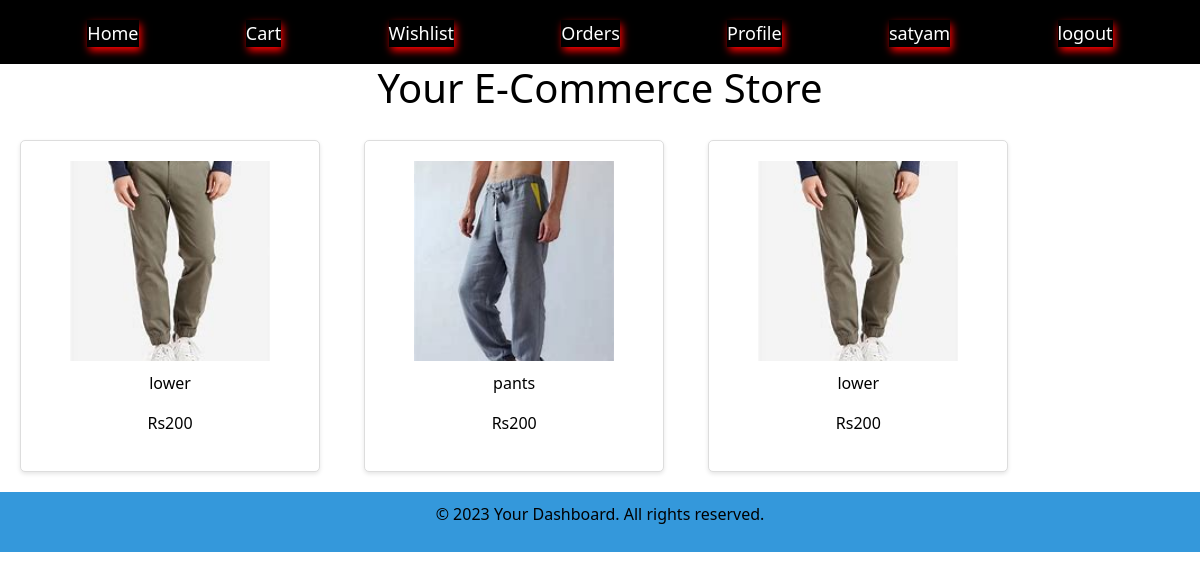
Page /order (signed in) on the committed database.
### ecom/models.py (models this page shows, shortened)
class Order(models.Model):
    user=models.ForeignKey(User,on_delete=models.CASCADE)
    customer=models.ForeignKey(Customer,on_delete=models.CASCADE)
    item=models.ForeignKey(Items,on_delete=models.CASCADE)
    payment=models.ForeignKey(Payment,on_delete=models.CASCADE)
    quantity=models.IntegerField(default=1)
    status = models.BooleanField(default=False)
    order_date=models.DateTimeField( auto_now_add=True)

class Items(models.Model):
    title=models.CharField(max_length=100)
    sell_price=models.IntegerField()
    description=models.TextField()
    image=models.ImageField(upload_to='images/')
    category=models.CharField(choices=cate,max_length=100,default='')

### ecom/views.py (the view)
# urls.py: path('order',views.order,name='order'),
@login_required
def order(request):
    user=request.user
    carts=Order.objects.filter(user=user)
    print(carts)
    return  render(request,'order.html',{'carts':carts})

### templates/order.html
{%extends 'base.html'%}
{%block content%}
    <h1>Your E-Commerce Store</h1>
    {% for cart in carts %}
    <div class="product">
        <img src="{{ cart.item.image.url }}" alt="Product 1">
        <p>{{ cart.item.title }}</p>
        <p>Rs{{ cart.item.sell_price }}</p>
    </div>
{%endfor%}
{%endblock%}

### templates/base.html (shortened to what this page needs)
{% load static %}
<!DOCTYPE html>
<html>
<head>
    <link rel="stylesheet" type="text/css" href="{% static 'css/styles.css' %}">
    <link href="https://cdn.jsdelivr.net/npm/bootstrap@5.1.3/dist/css/bootstrap.min.css" rel="stylesheet">
</head>
<body>
    {% block navbar %}
    <header>
        <nav>
            <ul>
                <li class="box-shadow"><a href="/dashboard">Home</a></li>
                <li class="box-shadow"><a href="/showCart">Cart</a></li>
                <li class="box-shadow"><a href="/wishlist">Wishlist</a></li>
                <li class="box-shadow"><a href="/order">Orders</a></li>
                <li class="box-shadow"><a href="/profile">Profile</a></li>
                {%if request.user is not none%}
                <li class="box-shadow"><a href="/profile">{{request.user}}</a></li>
                <li class="box-shadow"><a href="/logout">logout</a></li>
               {% else %}
               <li class="box-shadow"><a href="/profile">login||sign up</a></li>
               {%endif%}
            </ul>
        </nav>
    </header>
    {% endblock %}
    <main style="height:100%">
        {% block content %}{% endblock %}
    </main>
    {% block footer %}
    <footer>
        <p>&copy; 2023 Your Dashboard. All rights reserved.</p>
    </footer>
    {% endblock %}
</body>
</html>

### static/css/styles.css (style rules this page uses)
header { background-color: #3498db; padding: 10px 0; }
nav ul { list-style: none; margin: 0; padding: 0; text-align: center; }
nav ul li { display: inline; margin: 0 20px; }
nav a { color: white; text-decoration: none; }
footer { background-color: #3498db; color: white; text-align: center; padding: 10px 0; }
body { font-family: Arial, sans-serif; margin: 0; padding: 0; }
h1 { text-align: center; }
.product { display: inline-block; text-align: center; margin: 20px; border: 1px solid #ccc; padding: 10px; width: 200px; }
.product img { max-width: 100%; }
header { background-color: #333; color: #fff; padding: 10px 0; text-align: center; }
* { color: black; }
header { background-color: black; }
body { font-family: Arial, sans-serif; background-color: #f4f4f4; margin: 0; font: bold; padding: 0; }
.product { width: 300px; padding: 20px; margin: 20px; background-color: white; border: 1px solid #ddd; border-radius: 5px; box-shadow: 0 2px 4px rgba(0, 0, 0, 0.1); text-align: center; }
.product img { width: 200px; height: 200px; object-fit: cover; margin-bottom: 10px; }
* { margin: 0; padding: 0; }
header { background-color: black; color:white; height: 8vh; }
nav ul { padding-top: 10px; display: flex; justify-content: space-evenly; background-color: black; }
nav ul li { font-size: large; list-style: none; }
a { text-decoration: none; color:white; }
.box-shadow { box-shadow: 2px 4px 8px red; }

### rows in the picture
Order: item.image (picture), item "lower", item.sell_price "200"
Order: item.image (picture), item "pants", item.sell_price "200"
Order: item.image (picture), item "lower", item.sell_price "200"

### other values in the picture
{{ request.user }} "satyam"
